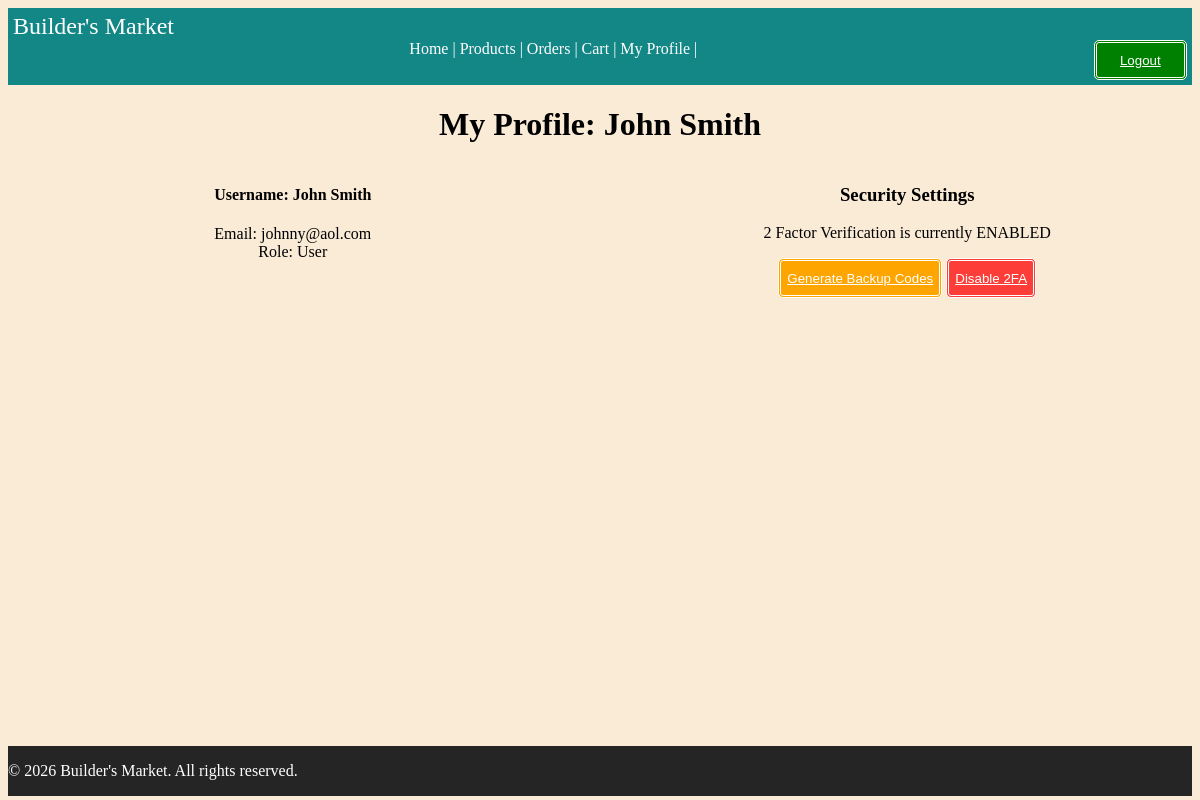
/auth/profile (signed in), run on the app's committed database.
### tables this page shows
CREATE TABLE users (
    user_id INTEGER PRIMARY KEY,
    username VARCHAR(50) NOT NULL UNIQUE,
    email VARCHAR(255) NOT NULL UNIQUE,
    password_hash VARCHAR(255) NOT NULL,
    is_active INTEGER DEFAULT 0,
    mfa_secret TEXT NULL, 
    mfa_enabled INTEGER DEFAULT 0,
    created_at DATETIME DEFAULT CURRENT_TIMESTAMP,
    updated_at DATETIME DEFAULT CURRENT_TIMESTAMP
);

CREATE TABLE roles (
    role_id INTEGER PRIMARY KEY,
    role_name VARCHAR(50) NOT NULL UNIQUE,
    description TEXT NOT NULL,
    created_at DATETIME DEFAULT CURRENT_TIMESTAMP
);

### routes/auth.py (the view)
@auth_bp.route('/profile', methods=['GET'])
@require_auth
def profile():
    user = User.FromID(session['user_id'])
    return render_template('auth/user_profile.html', user=user)

### auth/auths.py (called while the page is built)
def require_auth(f):
    @wraps(f)
    def wrapped_view(*args, **kwargs):
        if not g.get("user"):
          abort(401)
        user = g.user
        if getattr(user, "is_2fa_enabled", False) and not session.get("2fa_verified", False):
            flash('This Route is 2FA protected. Please enable 2FA to view it')
            abort(403)
        return f(*args, **kwargs)
    return wrapped_view

### database/connection.py (called while the page is built)
def get_connection():
    try:
        conn = sqlite3.connect(Config.DATABASE)
        conn.row_factory = sqlite3.Row
        return conn
    except Error as e:
        print(f"Database connection error: {e}")
        return None

### models/users.py (called while the page is built)
    @staticmethod
    def FromID(user_id : int):
        db = get_connection()
        try:
            row = db.execute("""
                             SELECT u.*, r.role_name
                             FROM users u
                             LEFT JOIN user_roles ur ON u.user_id = ur.user_id
                             LEFT JOIN roles r ON ur.role_id = r.role_id
                             WHERE u.user_id = ?
                             """, (user_id,)).fetchone()
            return User._BuildUser(row, db)
        finally:
            db.close()

### templates/auth/user_profile.html (shortened to what this page needs)
{% extends "base.html" %}
{% block content %}
<h1> My Profile: {{user.username}}</h1>
<div class="left">
    <h4>Username: {{user.username}} </h4>
    <p>Email: {{user.email}} <br> Role: {{user.role}} </p>
</div>
<div class="right">
    <h3> Security Settings </h3>
    {% if user.mfa_enabled %}
        <p> 2 Factor Verification is currently ENABLED </p>
        <button class="orangeButton">
            <a href="{{url_for('auth.regen_backup_codes')}}" > Generate Backup Codes </a>
        </button>
        <button class="redButton">
            <a href="{{url_for('auth.disable_2fa')}}" > Disable 2FA</a>
        </button>
    {% else %}
        <p> 2 Factor Verification is NOT Enabled</p>
        <button class="greenButton">
            <a href="{{url_for('auth.setup_2fa')}}" > Enable 2FA</a>
        </button>
    {% endif %}
</div>
{% endblock %}

### static/css/style.css (style rules this page uses)
html, body { height: 99%; }
body { display: flex; flex-direction: column; background-color: antiquewhite; min-height: 98.5vh; }
h1 { text-align: center; }
a { color: white; }
.left { width: 40%; display: block; float: left; text-align: center; }
.right { width: 40%; display: block; float: right; text-align: center; }
button { border-radius: 5px; border-width: 3px; border-color: rgb(255, 255, 255); border-style: double ; height: 3em; }
.redButton { background-color: rgba(255, 0, 0, 0.74); }
.orangeButton { background-color: orange; }

### data on the page
users: username "John Smith", email "johnny@aol.com"
roles: role "User"
